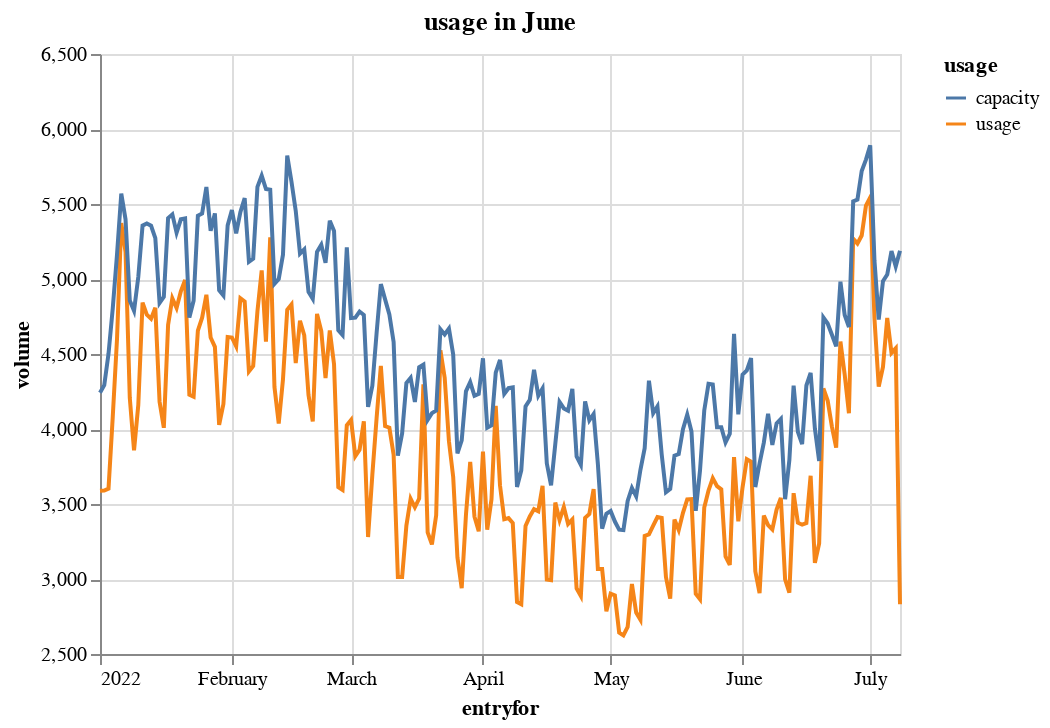

Notebook source saved alongside this figure:
### Code cell
source = usage_df[['entryfor','usage','capacity']].sort_values(by='entryfor').dropna(how='any')
source = source.resample('D',on='entryfor')[['usage','capacity']].max()\
            .dropna(how='all').reset_index(drop=False)
            #.rolling(7).mean().dropna(how='all').reset_index(drop=False)
source = source[source.entryfor.dt.year==2022]
source.entryfor = source.entryfor.dt.strftime('%Y/%m/%d')



alt.Chart(source).transform_fold(
    ['usage','capacity'],as_=['usage','volume']).mark_line().encode(
    x='entryfor:T',
    y=alt.Y('volume:Q',scale=alt.Scale(domain=(2500, 6500))),
    color='usage:N'
).properties(
    title='usage in June'
)

### Figure 1 — Vega-Lite specification as saved in the notebook (floating-point values rounded to 4 significant figures; data arrays with more than 128 entries replaced by an {"elided": "..."} marker saying what was removed)
{"config": {"view": {"continuousWidth": 400, "continuousHeight": 300}}, "data": {"name": "data-a8944403a03afb11b918354a7582341a"}, "mark": "line", "encoding": {"color": {"field": "usage", "type": "nominal"}, "x": {"field": "entryfor", "type": "temporal"}, "y": {"field": "volume", "scale": {"domain": [2500, 6500]}, "type": "quantitative"}}, "title": "usage in June", "transform": [{"fold": ["usage", "capacity"], "as": ["usage", "volume"]}], "$schema": "https://vega.github.io/schema/vega-lite/v4.17.0.json", "datasets": {"data-a8944403a03afb11b918354a7582341a": {"elided": "189 records"}}}
